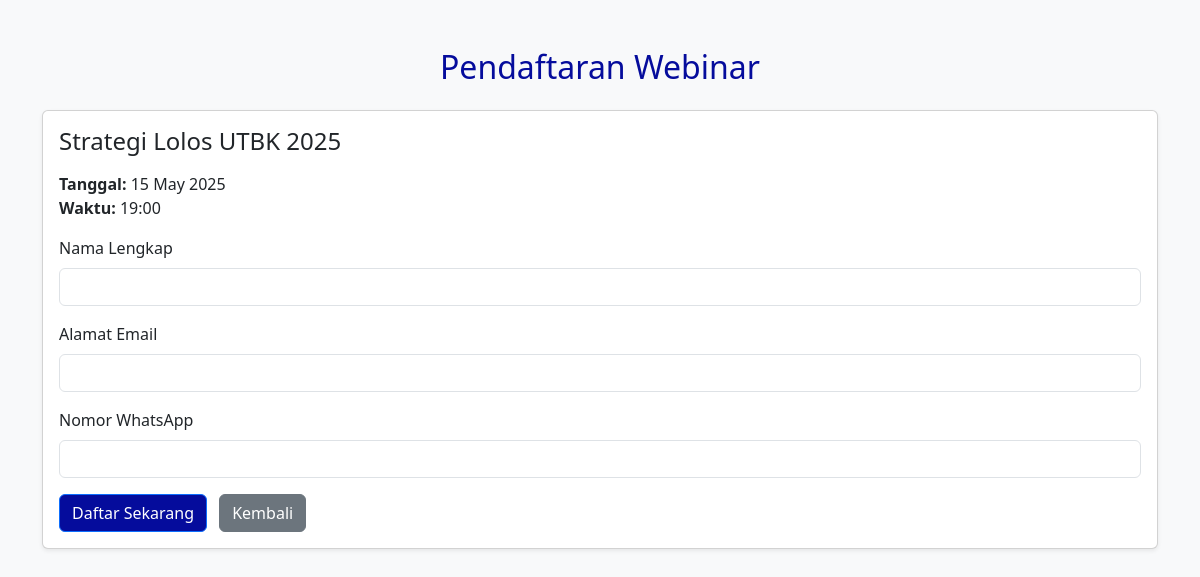
/Program/daftar_webinar.php?id=1, run on the app's committed database.
### tables this page shows
CREATE TABLE `webinar` (
  `id_webinar` int NOT NULL,
  `judul` varchar(255) NOT NULL,
  `deskripsi` text NOT NULL,
  `tanggal` date NOT NULL,
  `waktu` time NOT NULL,
  `link_zoom` varchar(255) NOT NULL,
  `poster` varchar(255) DEFAULT NULL
);

### Program/daftar_webinar.php (the view, shortened to what this page needs)
<?php
include '../Auth/connect.php';
$id_webinar = $_GET['id'] ?? 0;
$query = $conn->prepare("SELECT * FROM webinar WHERE id_webinar = ?");
$query->bind_param("i", $id_webinar);
$query->execute();
$result = $query->get_result();
$webinar = $result->fetch_assoc();
?>
<!DOCTYPE html>
<html lang="id">
<head>
    <link rel="stylesheet" href="https://stackpath.bootstrapcdn.com/bootstrap/4.5.2/css/bootstrap.min.css">
    <link rel="stylesheet" href="tryout.css">
</head>
<body class="bg-light">
    <div class="container my-5">
        <h2 class="text-center mb-4" style="color: #050c9c;">Pendaftaran Webinar</h2>
        <div class="card shadow-sm">
            <div class="card-body">
                <h4 class="mb-3"><?= htmlspecialchars($webinar['judul']) ?></h4>
                <p><strong>Tanggal:</strong> <?= date('d M Y', strtotime($webinar['tanggal'])) ?><br>
                   <strong>Waktu:</strong> <?= date('H:i', strtotime($webinar['waktu'])) ?></p>
                <form action="proses_pendaftaran_webinar.php" method="post">
                    <div class="form-group">
                        <label for="nama_lengkap">Nama Lengkap</label>
                        <input type="text" class="form-control" name="nama_lengkap" id="nama_lengkap" required>
                    </div>
                    <div class="form-group">
                        <label for="email">Alamat Email</label>
                        <input type="email" class="form-control" name="email" id="email" required>
                    </div>
                    <div class="form-group">
                        <label for="no_hp">Nomor WhatsApp</label>
                        <input type="text" class="form-control" name="no_hp" id="no_hp" required>
                    </div>
                    <button type="submit" class="btn btn-primary" style="background-color: #050c9c;">Daftar Sekarang</button>
                    <a href="webinar.php" class="btn btn-secondary ml-2">Kembali</a>
                </form>
            </div>
        </div>
    </div>
</body>
</html>

### Program/tryout.css (style rules this page uses)
body { background-color: #f0f8ff; font-family: 'Segoe UI', sans-serif; margin: 0; padding: 0; }

### data on the page
webinar: judul "Strategi Lolos UTBK 2025", tanggal "15 May 2025", waktu "19:00"
